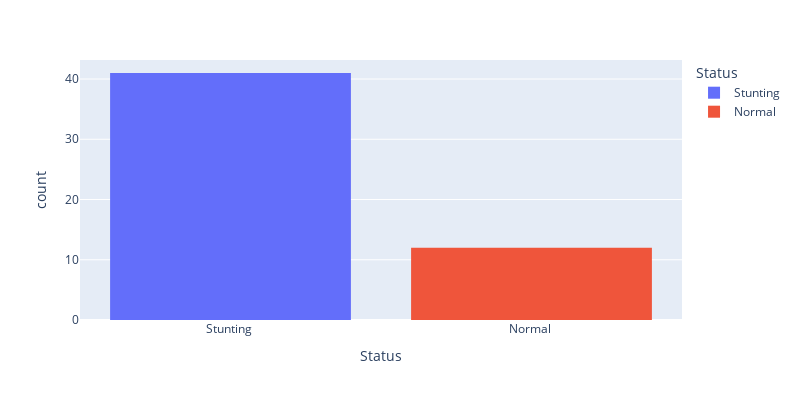

Notebook source saved alongside this figure:
### Code cell
# visualisasi with plotly
px.histogram(df, x="Status ", color = 'Status ', width=800, height=400)

### Figure 1 — Plotly figure (JSON) as saved in the notebook; plotly's stock layout.template omitted (floating-point values rounded to 4 significant figures)
{"data": [{"alignmentgroup": "True", "bingroup": "x", "hovertemplate": "Status =%{x}<br>count=%{y}<extra></extra>", "legendgroup": "Stunting ", "marker": {"color": "#636efa", "pattern": {"shape": ""}}, "name": "Stunting ", "offsetgroup": "Stunting ", "orientation": "v", "showlegend": true, "type": "histogram", "x": ["Stunting ", "Stunting ", "Stunting ", "Stunting ", "Stunting ", "Stunting ", "Stunting ", "Stunting ", "Stunting ", "Stunting ", "Stunting ", "Stunting ", "Stunting ", "Stunting ", "Stunting ", "Stunting ", "Stunting ", "Stunting ", "Stunting ", "Stunting ", "Stunting ", "Stunting ", "Stunting ", "Stunting ", "Stunting ", "Stunting ", "Stunting ", "Stunting ", "Stunting ", "Stunting ", "Stunting ", "Stunting ", "Stunting ", "Stunting ", "Stunting ", "Stunting ", "Stunting ", "Stunting ", "Stunting ", "Stunting ", "Stunting "], "xaxis": "x", "yaxis": "y"}, {"alignmentgroup": "True", "bingroup": "x", "hovertemplate": "Status =%{x}<br>count=%{y}<extra></extra>", "legendgroup": "Normal ", "marker": {"color": "#EF553B", "pattern": {"shape": ""}}, "name": "Normal ", "offsetgroup": "Normal ", "orientation": "v", "showlegend": true, "type": "histogram", "x": ["Normal ", "Normal ", "Normal ", "Normal ", "Normal ", "Normal ", "Normal ", "Normal ", "Normal ", "Normal ", "Normal ", "Normal "], "xaxis": "x", "yaxis": "y"}], "layout": {"barmode": "relative", "height": 400, "legend": {"title": {"text": "Status "}, "tracegroupgap": 0}, "margin": {"t": 60}, "width": 800, "xaxis": {"anchor": "y", "categoryarray": ["Stunting ", "Normal "], "categoryorder": "array", "domain": [0, 1], "title": {"text": "Status "}}, "yaxis": {"anchor": "x", "domain": [0, 1], "title": {"text": "count"}}}}
